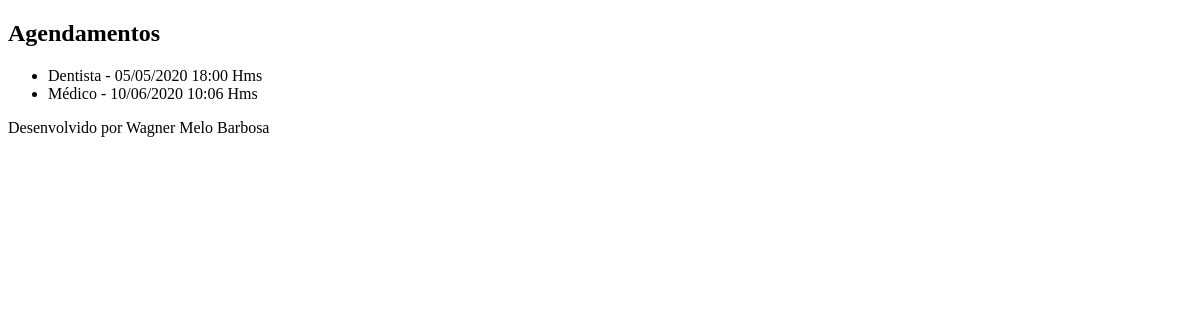
/agenda/, run on an earlier commit of the app's database.
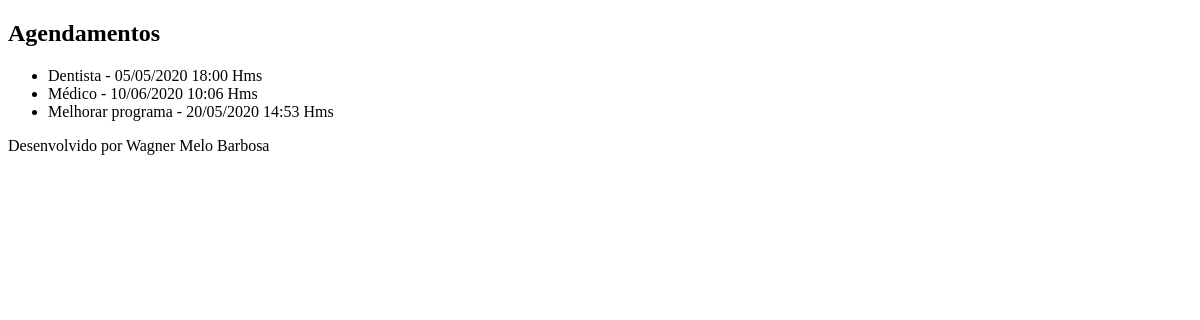
And on a later commit of the database.
### core/models.py (models this page shows, shortened)
class Evento(models.Model):
    titulo = models.CharField(max_length=100)
    descricao = models.TextField(blank=True,null=True)
    data_evento = models.DateTimeField(verbose_name='Data do evento')
    data_criacao = models.DateTimeField(auto_now=True, verbose_name='Data da criação')
    usuario = models.ForeignKey(User,on_delete=models.CASCADE)
    class Meta:
        db_table = 'evento'
    def get_data_evento(self):
        return self.data_evento.strftime('%d/%m/%Y %H:%M Hms')

### core/views.py (the view)
# urls.py: path('agenda/', views.lista_eventos),
def lista_eventos(request):
    evento = Evento.objects.all()#get(id=1)
    response = {'eventos':evento}
    return render(request, 'agenda.html',response)

### templates/agenda.html
{% extends "model-page.html" %}
{% block content %}
   <h2>Agendamentos</h2>
   <ul sytle="font size: 18px">
   {% for evento in eventos %}
       <li>{{evento.titulo}} - {{evento.get_data_evento}}</li>
   {% endfor %}
   </ul>
{% endblock %}

What changed in the data, as far as the page shows it:
added Evento: titulo "Melhorar programa", get_data_evento "20/05/2020 14:53 Hms"
